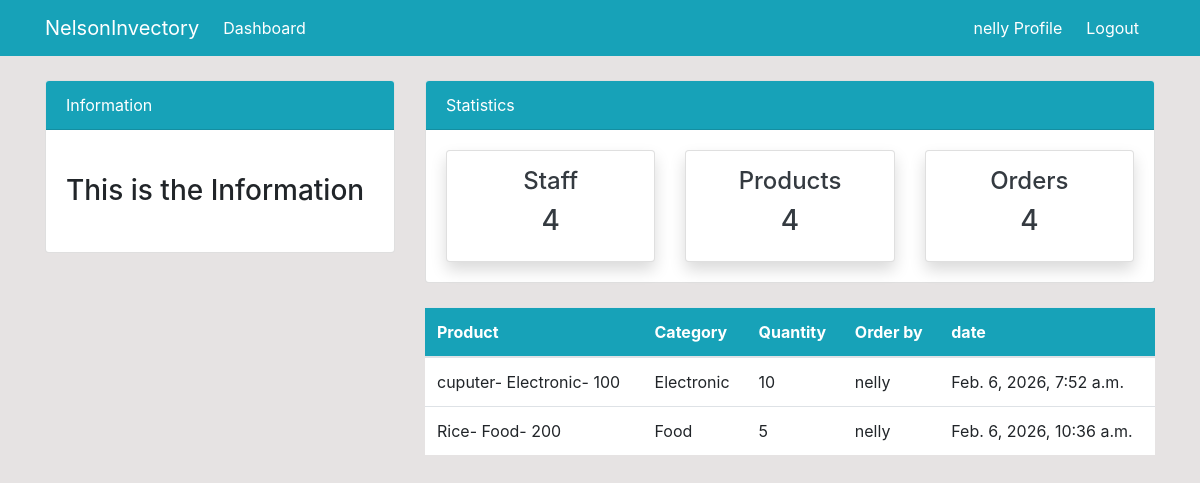
The page /orders/ (signed in) on the database as committed earlier.
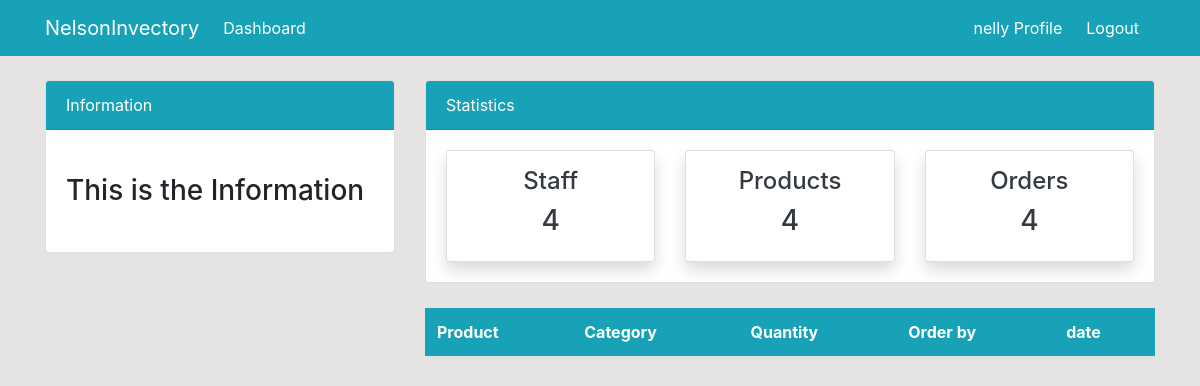
The same page on the database as committed later.
### dashboard/models.py (models this page shows, shortened)
class oder(models.Model):
    product = models.ForeignKey(product, on_delete=models.CASCADE, null=True)
    staff = models.ForeignKey(User, models.CASCADE, null=True)
    order_quantity = models.PositiveBigIntegerField(null=True)
    order_date = models.DateTimeField(auto_now_add=True)
    class Meta:
        verbose_name_plural= 'Order'

class product(models.Model):
    name = models.CharField(max_length=100, null=True)
    category = models.CharField(max_length=20, choices=CATEGORY, null=True)
    quantity = models.PositiveBigIntegerField(null=True)
    class Meta:
        verbose_name_plural='Product'
    def __str__(self):
     return f'{self.name}- {self.category}- {self.quantity}'

### dashboard/views.py (the view)
# urls.py: path('orders/', views.orders_view, name='dashboard-orders'),
@login_required
def orders_view(request):
    oders = oder.objects.all()
    context ={
        'oders':oders,
    }
    return render(request, 'dashboard/order.html',context)

### dashboard/templates/dashboard/order.html (shortened to what this page needs)
{% extends 'partials/base.html' %}
{% block content %}
{% include "partials/topnav.html" %}
    <div class="container">
        <div class="row my-4">
            <div class="col-md-4">
            </div>
            <div class="col-md-8">
                <table class="table bg-white">
                    <thead class="bg-info">
                        <tr class="text-white">
                            <th scope="col">Product</th>
                            <th scope="col">Category</th>
                            <th scope="col">Quantity</th>
                            <th scope="col">Order by</th>
                             <th scope="col">date</th>
                        </tr>
                    </thead>
                    <tbody>
                        {% for oders in oders %}
                        <tr>
                            <td>{{oders.product}}</td>
                            <td>{{oders.product.category}}</td>
                            <td>{{oders.order_quantity}}</td>
                            <td>
                              {{ oders.staff.username}}
                            </td>
                            <td>
                                {{oders.order_date}}
                            </td>
                        </tr>
                        {% endfor %}
                    </tbody>
                </table>
            </div>
        </div>
    </div>
    {% endblock content %}

Rows that differ between the two databases and show on the page:
removed oder: product "cuputer- Electronic- 100", product.category "Electronic", order_quantity "10", staff.username "nelly", order_date "Feb. 6, 2026, 7:52 a.m."
removed oder: product "Rice- Food- 200", product.category "Food", order_quantity "5", staff.username "nelly", order_date "Feb. 6, 2026, 10:36 a.m."
